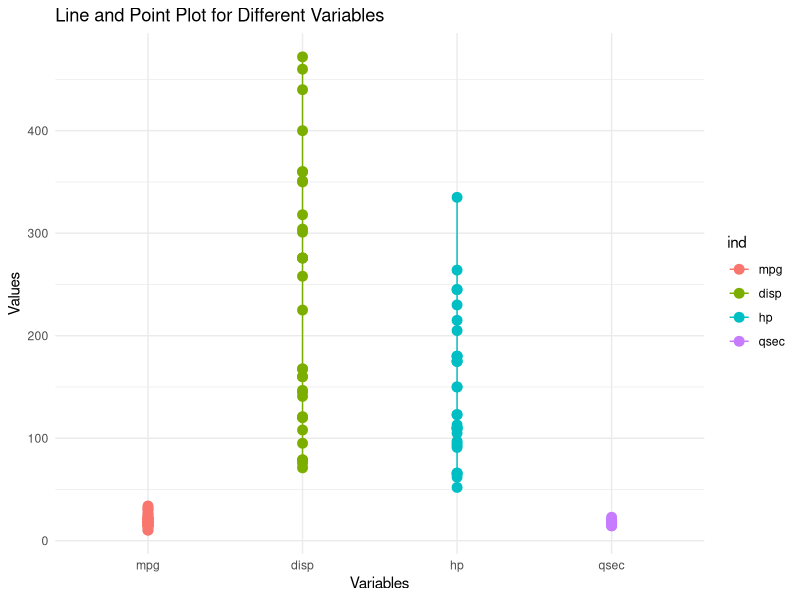

Source code (R):
install.packages("ggplot2")
# Load the ggplot2 library
library(ggplot2)
# Load the mtcars dataset
data(mtcars)
# Select four continuous variables from the mtcars dataset
selected_variables <- c("mpg", "disp", "hp", "qsec")
# Create a data frame with the selected variables
selected_data <- mtcars[, selected_variables]
# Reshape data to long format
selected_data_long <- stack(selected_data)
# Plot with lines and points for different variables with different colors
sr<-ggplot(selected_data_long, aes(x = ind, y = values, group = ind, color = ind)) +
  geom_line() +
  geom_point(size = 3) +
  labs(title = "Line and Point Plot for Different Variables",
       x = "Variables",
       y = "Values") +
  theme_minimal()
print(sr)